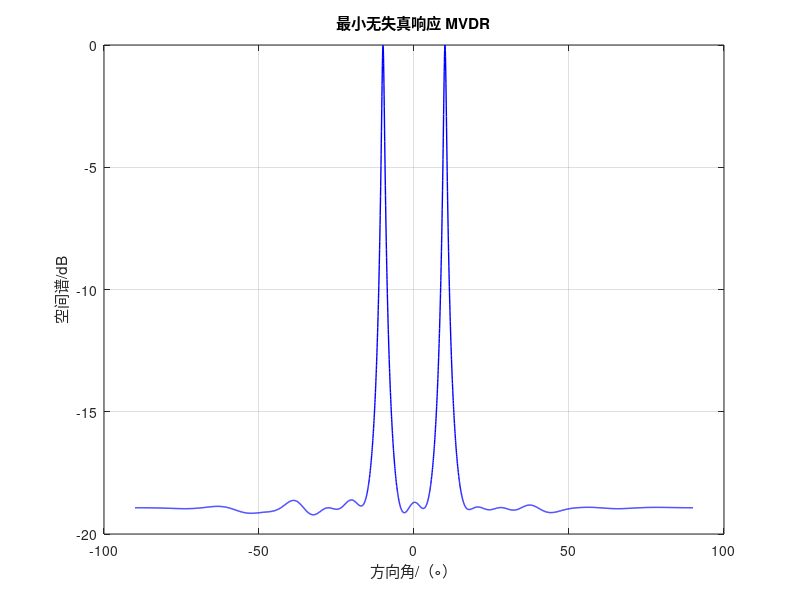

The MATLAB source for this figure:
% MVDR_simulation.m
clc;
clear;

% 初始化参数
f0 = 1e10; % 信号频率为 X 波段 10 GHz
fs = 3 * f0; % 采样频率
N = 1000; % 快拍数
c = 3e8; % 光速
lamda = c / f0; % 求波长
d = lamda / 2; % 阵元间隔
M = 16; % 阵元数目
theta = [-10; 10]; % 方向来向角
theta_p = -90:0.05:90; % 方向角度扫描范围
atheta = exp(-j * 2 * pi * d * sin(theta / 180 * pi) * (0:M-1) / lamda); % 空域导向矢量

% 构建信号
s1 = sin(2 * pi * f0 * (0:1/fs:(N-1)/fs));
s2 = cos(2 * pi * f0 * (0:1/fs:(N-1)/fs));
S = [s1; s2];

% 信号模型
X = atheta' * S;
X = awgn(X, 10); % 添加白高斯噪声，SNR=10dB
Rhat = X * X' / N; % 协方差矩阵估计
RhaT = Rhat^-1; % 求逆

% Capon 法
for i = 1:length(theta_p)
    atheta_p = exp(-j * 2 * pi * d * sin(theta_p(i) / 180 * pi) * (0:M-1) / lamda);
    p2(i) = abs(1 / (atheta_p * RhaT * atheta_p'));
end
P2 = 10 * log10(p2 / max(p2));

% 绘制图形
plot(theta_p, P2, 'b', 'linewidth', 1);
title('最小无失真响应 MVDR');
xlabel('方向角/（\circ）');
ylabel('空间谱/dB');
grid on;
